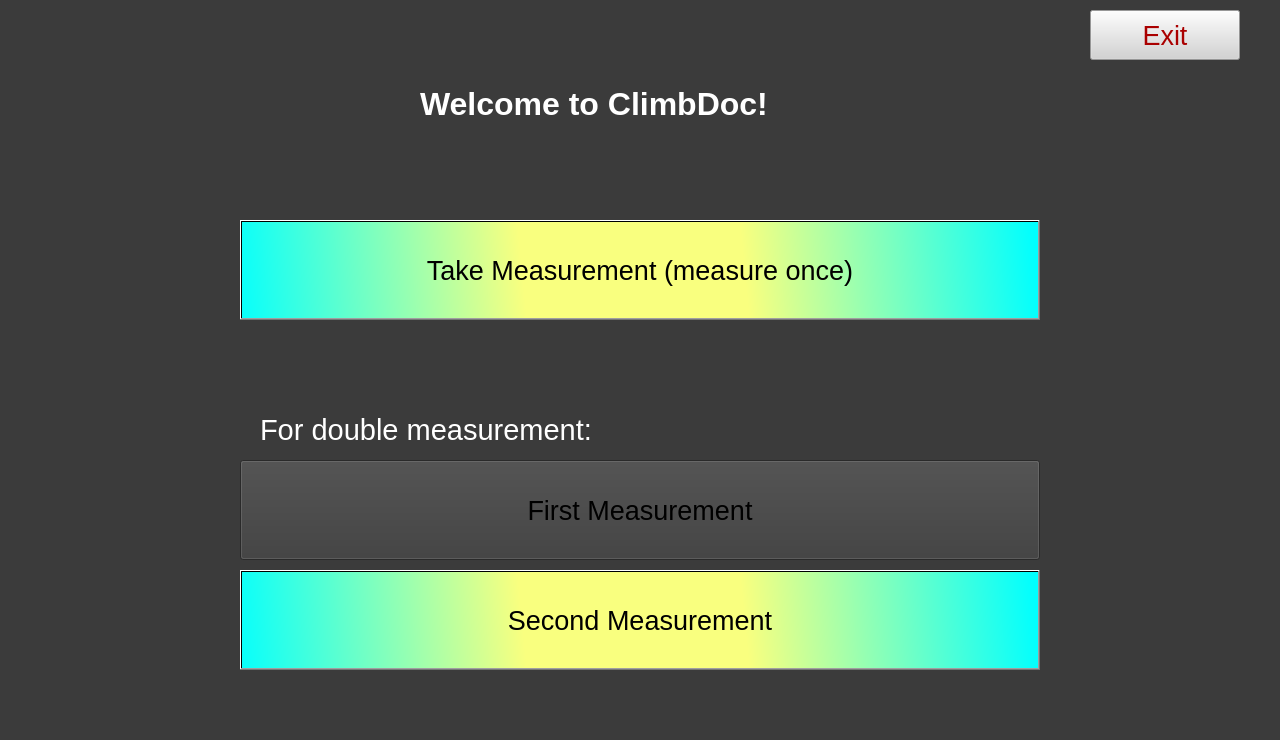
<?xml version="1.0" encoding="UTF-8"?>
<ui version="4.0">
 <class>MainWindow</class>
 <widget class="QMainWindow" name="MainWindow">
  <property name="geometry">
   <rect>
    <x>0</x>
    <y>0</y>
    <width>1280</width>
    <height>740</height>
   </rect>
  </property>
  <property name="windowTitle">
   <string>Climbdoc</string>
  </property>
  <property name="styleSheet">
   <string notr="true">background-color: rgb(59, 59, 59)</string>
  </property>
  <widget class="QWidget" name="centralwidget">
   <widget class="QPushButton" name="pushButton_4">
    <property name="geometry">
     <rect>
      <x>240</x>
      <y>570</y>
      <width>800</width>
      <height>100</height>
     </rect>
    </property>
    <property name="font">
     <font>
      <pointsize>20</pointsize>
     </font>
    </property>
    <property name="styleSheet">
     <string notr="true">background-color: qlineargradient(spread:reflect, x1:0.49162, y1:0.489, x2:1, y2:0.483, stop:0.273743 rgba(249, 255, 127, 255), stop:1 rgba(0, 255, 255, 255));
color: rgb(0, 0, 0)
</string>
    </property>
    <property name="text">
     <string>Second Measurement</string>
    </property>
   </widget>
   <widget class="QPushButton" name="pushButton_3">
    <property name="geometry">
     <rect>
      <x>240</x>
      <y>460</y>
      <width>800</width>
      <height>100</height>
     </rect>
    </property>
    <property name="font">
     <font>
      <pointsize>20</pointsize>
     </font>
    </property>
    <property name="styleSheet">
     <string notr="true">background-color: qlineargradient(spread:reflect, x1:0.49162, y1:0.489, x2:1, y2:0.483, stop:0.273743 rgba(249, 255, 127, 255), stop:1 rgba(0, 255, 255, 255));\ncolor: rgb(0, 0, 0)\n;
color: rgb(0, 0, 0)
</string>
    </property>
    <property name="text">
     <string>First Measurement</string>
    </property>
   </widget>
   <widget class="QLabel" name="label_2">
    <property name="geometry">
     <rect>
      <x>260</x>
      <y>410</y>
      <width>391</width>
      <height>41</height>
     </rect>
    </property>
    <property name="font">
     <font>
      <pointsize>16</pointsize>
     </font>
    </property>
    <property name="text">
     <string>&lt;html&gt;&lt;head/&gt;&lt;body&gt;&lt;p&gt;&lt;span style=&quot; font-size:22pt; color:#ffffff;&quot;&gt;For double measurement:&lt;/span&gt;&lt;/p&gt;&lt;/body&gt;&lt;/html&gt;</string>
    </property>
   </widget>
   <widget class="QPushButton" name="pushButton_2">
    <property name="geometry">
     <rect>
      <x>240</x>
      <y>220</y>
      <width>800</width>
      <height>100</height>
     </rect>
    </property>
    <property name="sizePolicy">
     <sizepolicy hsizetype="Minimum" vsizetype="Maximum">
      <horstretch>0</horstretch>
      <verstretch>20</verstretch>
     </sizepolicy>
    </property>
    <property name="palette">
     <palette>
      <active>
       <colorrole role="WindowText">
        <brush brushstyle="SolidPattern">
         <color alpha="255">
          <red>0</red>
          <green>0</green>
          <blue>0</blue>
         </color>
        </brush>
       </colorrole>
       <colorrole role="Button">
        <brush brushstyle="LinearGradientPattern">
         <gradient startx="0.491620000000000" starty="0.489000000000000" endx="1.000000000000000" endy="0.483000000000000" type="LinearGradient" spread="ReflectSpread" coordinatemode="ObjectBoundingMode">
          <gradientstop position="0.273743000000000">
           <color alpha="255">
            <red>249</red>
            <green>255</green>
            <blue>127</blue>
           </color>
          </gradientstop>
          <gradientstop position="1.000000000000000">
           <color alpha="255">
            <red>0</red>
            <green>255</green>
            <blue>255</blue>
           </color>
          </gradientstop>
         </gradient>
        </brush>
       </colorrole>
       <colorrole role="Text">
        <brush brushstyle="SolidPattern">
         <color alpha="255">
          <red>0</red>
          <green>0</green>
          <blue>0</blue>
         </color>
        </brush>
       </colorrole>
       <colorrole role="ButtonText">
        <brush brushstyle="SolidPattern">
         <color alpha="255">
          <red>0</red>
          <green>0</green>
          <blue>0</blue>
         </color>
        </brush>
       </colorrole>
       <colorrole role="Base">
        <brush brushstyle="LinearGradientPattern">
         <gradient startx="0.491620000000000" starty="0.489000000000000" endx="1.000000000000000" endy="0.483000000000000" type="LinearGradient" spread="ReflectSpread" coordinatemode="ObjectBoundingMode">
          <gradientstop position="0.273743000000000">
           <color alpha="255">
            <red>249</red>
            <green>255</green>
            <blue>127</blue>
           </color>
          </gradientstop>
          <gradientstop position="1.000000000000000">
           <color alpha="255">
            <red>0</red>
            <green>255</green>
            <blue>255</blue>
           </color>
          </gradientstop>
         </gradient>
        </brush>
       </colorrole>
       <colorrole role="Window">
        <brush brushstyle="LinearGradientPattern">
         <gradient startx="0.491620000000000" starty="0.489000000000000" endx="1.000000000000000" endy="0.483000000000000" type="LinearGradient" spread="ReflectSpread" coordinatemode="ObjectBoundingMode">
          <gradientstop position="0.273743000000000">
           <color alpha="255">
            <red>249</red>
            <green>255</green>
            <blue>127</blue>
           </color>
          </gradientstop>
          <gradientstop position="1.000000000000000">
           <color alpha="255">
            <red>0</red>
            <green>255</green>
            <blue>255</blue>
           </color>
          </gradientstop>
         </gradient>
        </brush>
       </colorrole>
       <colorrole role="PlaceholderText">
        <brush brushstyle="SolidPattern">
         <color alpha="255">
          <red>0</red>
          <green>0</green>
          <blue>0</blue>
         </color>
        </brush>
       </colorrole>
      </active>
      <inactive>
       <colorrole role="WindowText">
        <brush brushstyle="SolidPattern">
         <color alpha="255">
          <red>0</red>
          <green>0</green>
          <blue>0</blue>
         </color>
        </brush>
       </colorrole>
       <colorrole role="Button">
        <brush brushstyle="LinearGradientPattern">
         <gradient startx="0.491620000000000" starty="0.489000000000000" endx="1.000000000000000" endy="0.483000000000000" type="LinearGradient" spread="ReflectSpread" coordinatemode="ObjectBoundingMode">
          <gradientstop position="0.273743000000000">
           <color alpha="255">
            <red>249</red>
            <green>255</green>
            <blue>127</blue>
           </color>
          </gradientstop>
          <gradientstop position="1.000000000000000">
           <color alpha="255">
            <red>0</red>
            <green>255</green>
            <blue>255</blue>
           </color>
          </gradientstop>
         </gradient>
        </brush>
       </colorrole>
       <colorrole role="Text">
        <brush brushstyle="SolidPattern">
         <color alpha="255">
          <red>0</red>
          <green>0</green>
          <blue>0</blue>
         </color>
        </brush>
       </colorrole>
       <colorrole role="ButtonText">
        <brush brushstyle="SolidPattern">
         <color alpha="255">
          <red>0</red>
          <green>0</green>
          <blue>0</blue>
         </color>
        </brush>
       </colorrole>
       <colorrole role="Base">
        <brush brushstyle="LinearGradientPattern">
         <gradient startx="0.491620000000000" starty="0.489000000000000" endx="1.000000000000000" endy="0.483000000000000" type="LinearGradient" spread="ReflectSpread" coordinatemode="ObjectBoundingMode">
          <gradientstop position="0.273743000000000">
           <color alpha="255">
            <red>249</red>
            <green>255</green>
            <blue>127</blue>
           </color>
          </gradientstop>
          <gradientstop position="1.000000000000000">
           <color alpha="255">
            <red>0</red>
            <green>255</green>
            <blue>255</blue>
           </color>
          </gradientstop>
         </gradient>
        </brush>
       </colorrole>
       <colorrole role="Window">
        <brush brushstyle="LinearGradientPattern">
         <gradient startx="0.491620000000000" starty="0.489000000000000" endx="1.000000000000000" endy="0.483000000000000" type="LinearGradient" spread="ReflectSpread" coordinatemode="ObjectBoundingMode">
          <gradientstop position="0.273743000000000">
           <color alpha="255">
            <red>249</red>
            <green>255</green>
            <blue>127</blue>
           </color>
          </gradientstop>
          <gradientstop position="1.000000000000000">
           <color alpha="255">
            <red>0</red>
            <green>255</green>
            <blue>255</blue>
           </color>
          </gradientstop>
         </gradient>
        </brush>
       </colorrole>
       <colorrole role="PlaceholderText">
        <brush brushstyle="SolidPattern">
         <color alpha="255">
          <red>0</red>
          <green>0</green>
          <blue>0</blue>
         </color>
        </brush>
       </colorrole>
      </inactive>
      <disabled>
       <colorrole role="WindowText">
        <brush brushstyle="SolidPattern">
         <color alpha="255">
          <red>0</red>
          <green>0</green>
          <blue>0</blue>
         </color>
        </brush>
       </colorrole>
       <colorrole role="Button">
        <brush brushstyle="LinearGradientPattern">
         <gradient startx="0.491620000000000" starty="0.489000000000000" endx="1.000000000000000" endy="0.483000000000000" type="LinearGradient" spread="ReflectSpread" coordinatemode="ObjectBoundingMode">
          <gradientstop position="0.273743000000000">
           <color alpha="255">
            <red>249</red>
            <green>255</green>
            <blue>127</blue>
           </color>
          </gradientstop>
          <gradientstop position="1.000000000000000">
           <color alpha="255">
            <red>0</red>
            <green>255</green>
            <blue>255</blue>
           </color>
          </gradientstop>
         </gradient>
        </brush>
       </colorrole>
       <colorrole role="Text">
        <brush brushstyle="SolidPattern">
         <color alpha="255">
          <red>0</red>
          <green>0</green>
          <blue>0</blue>
         </color>
        </brush>
       </colorrole>
       <colorrole role="ButtonText">
        <brush brushstyle="SolidPattern">
         <color alpha="255">
          <red>0</red>
          <green>0</green>
          <blue>0</blue>
         </color>
        </brush>
       </colorrole>
       <colorrole role="Base">
        <brush brushstyle="LinearGradientPattern">
         <gradient startx="0.491620000000000" starty="0.489000000000000" endx="1.000000000000000" endy="0.483000000000000" type="LinearGradient" spread="ReflectSpread" coordinatemode="ObjectBoundingMode">
          <gradientstop position="0.273743000000000">
           <color alpha="255">
            <red>249</red>
            <green>255</green>
            <blue>127</blue>
           </color>
          </gradientstop>
          <gradientstop position="1.000000000000000">
           <color alpha="255">
            <red>0</red>
            <green>255</green>
            <blue>255</blue>
           </color>
          </gradientstop>
         </gradient>
        </brush>
       </colorrole>
       <colorrole role="Window">
        <brush brushstyle="LinearGradientPattern">
         <gradient startx="0.491620000000000" starty="0.489000000000000" endx="1.000000000000000" endy="0.483000000000000" type="LinearGradient" spread="ReflectSpread" coordinatemode="ObjectBoundingMode">
          <gradientstop position="0.273743000000000">
           <color alpha="255">
            <red>249</red>
            <green>255</green>
            <blue>127</blue>
           </color>
          </gradientstop>
          <gradientstop position="1.000000000000000">
           <color alpha="255">
            <red>0</red>
            <green>255</green>
            <blue>255</blue>
           </color>
          </gradientstop>
         </gradient>
        </brush>
       </colorrole>
       <colorrole role="PlaceholderText">
        <brush brushstyle="SolidPattern">
         <color alpha="255">
          <red>0</red>
          <green>0</green>
          <blue>0</blue>
         </color>
        </brush>
       </colorrole>
      </disabled>
     </palette>
    </property>
    <property name="font">
     <font>
      <pointsize>20</pointsize>
     </font>
    </property>
    <property name="styleSheet">
     <string notr="true">background-color: qlineargradient(spread:reflect, x1:0.49162, y1:0.489, x2:1, y2:0.483, stop:0.273743 rgba(249, 255, 127, 255), stop:1 rgba(0, 255, 255, 255));
color: rgb(0, 0, 0)
</string>
    </property>
    <property name="locale">
     <locale language="English" country="Germany"/>
    </property>
    <property name="text">
     <string>Take Measurement (measure once)</string>
    </property>
   </widget>
   <widget class="QLabel" name="label">
    <property name="geometry">
     <rect>
      <x>420</x>
      <y>80</y>
      <width>420</width>
      <height>50</height>
     </rect>
    </property>
    <property name="palette">
     <palette>
      <active>
       <colorrole role="Button">
        <brush brushstyle="SolidPattern">
         <color alpha="255">
          <red>59</red>
          <green>59</green>
          <blue>59</blue>
         </color>
        </brush>
       </colorrole>
       <colorrole role="Base">
        <brush brushstyle="SolidPattern">
         <color alpha="255">
          <red>59</red>
          <green>59</green>
          <blue>59</blue>
         </color>
        </brush>
       </colorrole>
       <colorrole role="Window">
        <brush brushstyle="SolidPattern">
         <color alpha="255">
          <red>59</red>
          <green>59</green>
          <blue>59</blue>
         </color>
        </brush>
       </colorrole>
      </active>
      <inactive>
       <colorrole role="Button">
        <brush brushstyle="SolidPattern">
         <color alpha="255">
          <red>59</red>
          <green>59</green>
          <blue>59</blue>
         </color>
        </brush>
       </colorrole>
       <colorrole role="Base">
        <brush brushstyle="SolidPattern">
         <color alpha="255">
          <red>59</red>
          <green>59</green>
          <blue>59</blue>
         </color>
        </brush>
       </colorrole>
       <colorrole role="Window">
        <brush brushstyle="SolidPattern">
         <color alpha="255">
          <red>59</red>
          <green>59</green>
          <blue>59</blue>
         </color>
        </brush>
       </colorrole>
      </inactive>
      <disabled>
       <colorrole role="Button">
        <brush brushstyle="SolidPattern">
         <color alpha="255">
          <red>59</red>
          <green>59</green>
          <blue>59</blue>
         </color>
        </brush>
       </colorrole>
       <colorrole role="Base">
        <brush brushstyle="SolidPattern">
         <color alpha="255">
          <red>59</red>
          <green>59</green>
          <blue>59</blue>
         </color>
        </brush>
       </colorrole>
       <colorrole role="Window">
        <brush brushstyle="SolidPattern">
         <color alpha="255">
          <red>59</red>
          <green>59</green>
          <blue>59</blue>
         </color>
        </brush>
       </colorrole>
      </disabled>
     </palette>
    </property>
    <property name="font">
     <font>
      <pointsize>20</pointsize>
     </font>
    </property>
    <property name="text">
     <string>&lt;html&gt;&lt;head/&gt;&lt;body&gt;&lt;p&gt;&lt;span style=&quot; font-size:24pt; font-weight:700; color:#ffffff;&quot;&gt;Welcome to ClimbDoc! &lt;/span&gt;&lt;/p&gt;&lt;/body&gt;&lt;/html&gt;</string>
    </property>
   </widget>
   <widget class="QPushButton" name="pushButton">
    <property name="geometry">
     <rect>
      <x>1090</x>
      <y>10</y>
      <width>150</width>
      <height>50</height>
     </rect>
    </property>
    <property name="font">
     <font>
      <pointsize>20</pointsize>
     </font>
    </property>
    <property name="styleSheet">
     <string notr="true">background-color: rgb(211, 211, 211);
color: rgb(170, 0, 0);
</string>
    </property>
    <property name="text">
     <string>Exit</string>
    </property>
   </widget>
   <widget class="QLabel" name="label_3">
    <property name="geometry">
     <rect>
      <x>30</x>
      <y>10</y>
      <width>211</width>
      <height>61</height>
     </rect>
    </property>
    <property name="text">
     <string/>
    </property>
    <property name="pixmap">
     <pixmap>w-hs_pagelogo.png</pixmap>
    </property>
    <property name="scaledContents">
     <bool>true</bool>
    </property>
   </widget>
  </widget>
  <widget class="QMenuBar" name="menubar">
   <property name="geometry">
    <rect>
     <x>0</x>
     <y>0</y>
     <width>1280</width>
     <height>21</height>
    </rect>
   </property>
  </widget>
  <widget class="QStatusBar" name="statusbar"/>
 </widget>
 <resources/>
 <connections/>
</ui>
